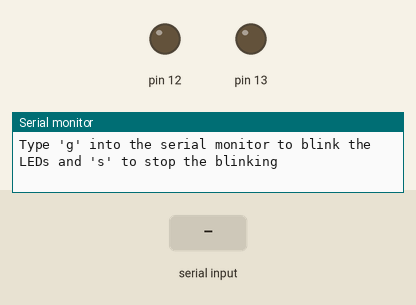
Simulated run of this sketch. Board: Arduino Uno, built with avr-gcc and run on an emulated ATmega328P. Parts: output pins drawn as LEDs (lit = HIGH), the last lines printed to the serial monitor. The inputs (shaded band) are chosen by the test bench.

Above: at 1.2 s.
1.3 s: "g" received over Serial
At 2.2 s:
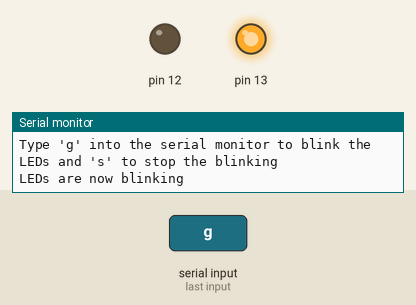
At 3.7 s:
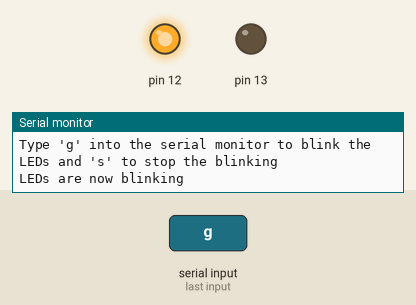
Timing chart, 0 to 10.3 s (numbered marks = the images above; inputs shaded):
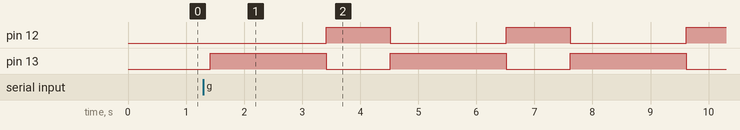

Measured:
- after the input at 1.3 s, pin 12: alternates HIGH for 1.1 s and LOW for 2.0 s, starting after 2.1 s; pin 13: alternates HIGH for 2.0 s and LOW for 1.1 s, starting after 0.12 s

The sketch:

Lab1.ino
```cpp
/*
 * Derek Duncan
 * CWID: 11387683
 * ECE 486
 * Lab 1
 * 1/29/2016
 */

void setup() {
  /*Initalize pins to be used to light LEDs*/
  pinMode(13, OUTPUT);
  pinMode(12, OUTPUT);
  /****************************************/

  /*Set the baud rate, begin serial, and print intial prompt*/
  Serial.begin(9600);
  Serial.println("Type 'g' into the serial monitor to blink the LEDs and 's' to stop the blinking");
  /**********************************************************/
}

void loop() {
  /*Variable Initialization and first reading*/
  char userInput = checkSerial();
  /*******************************************/

  /*Check if user has input 'g' into serial monitor'*/
  if(userInput == 'g')
  {
    /*Notify the user that the LEDs are now blinking*/
    Serial.println("LEDs are now blinking");
    /***********************************************/

    /*Blinking loop until user enters 's' to stop.*/
    ledBlinking(userInput);
    /*********************************************/
  }

}

void ledBlinking(char userInput)
{
  while(userInput != 's')
    {
      /*Turn onboard LED on and off-board led off for 2 seconds*/
      digitalWrite(13, HIGH);
      digitalWrite(12, LOW);
      delay(2000);
      /*********************************************************/

      /*Do the opposite of above for 1 second*/
      digitalWrite(13, LOW);
      digitalWrite(12, HIGH);
      delay(1000);
      /***************************************/

      /*Check to see if user has entered anything*/
      userInput = checkSerial();
      /*******************************************/
    }

    /*Shut off LEDs*/
    digitalWrite(13, LOW);
    digitalWrite(12, LOW);
    /***************/

    /*Notify User the LEDs are turned off*/
    Serial.println("LEDs are now off");
    /************************************/
}

char checkSerial()
{
  /*Initialized character y */
  char firstCharacter;
  /*************************/

  /*Checks if there are more than 2 characters in the stream*/
  if(Serial.available() > 2)
  {
    /*Notifies user that they messed up*/
    Serial.println("Please only input 1 character");
    /**********************************/

    /*Enters method to clear serial input stream*/
    clearSerialInput();
    /*******************************************/

    /*Return meaningless character*/
    return 'a';
    /******************************/
  }
  /**********************************************************/

  else
  {
    /*Read first byte of the stream*/
    firstCharacter = Serial.read();
    /*******************************/

    /*Enters method to clear serial input stream*/
    clearSerialInput();
    /********************************************/

    /*Return character containing first byte of the stream*/
    return firstCharacter;
    /****************************************************/
  }
}

void clearSerialInput()
{
  /*While loop to clear all data in the serial input stream*/
  while(Serial.available())
  {
    Serial.read();
  }
  /*********************************************************/

  /*Apparently there is some delay in clearing the data, so delay prevents a double run through of the code*/
  delay(100);
  /*********************************************************************************************************/
}
```
